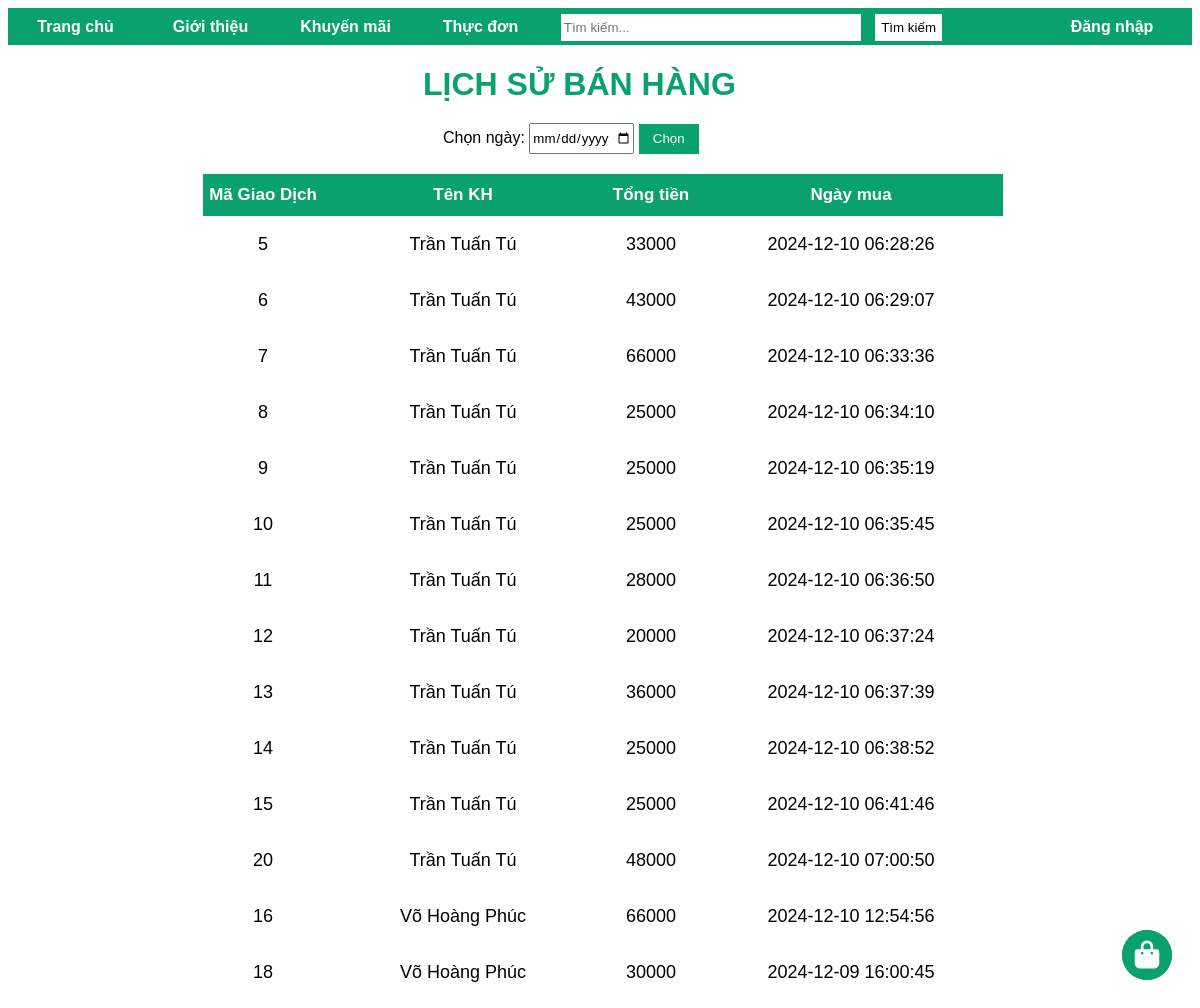
The page /page/lsubanhang.php on the database its author committed.
### tables this page shows
CREATE TABLE `lsbanhang` (
  `magd` int(11) NOT NULL,
  `makh` int(11) NOT NULL,
  `mahd` int(11) NOT NULL
);

CREATE TABLE `khachhang` (
  `makh` int(11) NOT NULL,
  `tenkh` varchar(40) NOT NULL,
  `diachi` varchar(40) NOT NULL,
  `sdt` varchar(20) NOT NULL
);

CREATE TABLE `hoadon` (
  `mahd` int(11) NOT NULL,
  `ngaymua` datetime NOT NULL,
  `tongtien` int(11) NOT NULL,
  `makh` int(11) NOT NULL
);

### page/lsubanhang.php (the view, shortened to what this page needs)
<?php
include("connect.php");
include("homechinh.php");
include("icon.php");
$filterDate = isset($_POST['filter_date']) ? $_POST['filter_date'] : '';
$sql = "
SELECT
    ls.magd AS magd,
    ls.makh AS makh,
    kh.tenkh AS tenkh,
    ls.mahd AS mahd,
    hd.tongtien AS tongtien,
    hd.ngaymua AS ngaymua
FROM
    lsbanhang ls
JOIN
    khachhang kh ON ls.makh = kh.makh
JOIN
    hoadon hd ON ls.mahd = hd.mahd
";
$result = $conn->query($sql);
?>
<!DOCTYPE html>
<html lang="vi">
<head>
    <link href="https://cdnjs.cloudflare.com/ajax/libs/font-awesome/6.0.0-beta3/css/all.min.css" rel="stylesheet">
</head>
<body>
    <div class="container2">
        <h1 style="color:rgb(9, 162, 111); margin-left:265px; margin-bottom: 0px;">LỊCH SỬ BÁN HÀNG</h1>
        <form method="POST" style="margin-bottom: 20px; margin-top: 20px; margin-left:285px;">
            <label for="filter_date">Chọn ngày:</label>
            <input style="height:27px; width:100px;" type="date" name="filter_date" id="filter_date" value="<?php echo htmlspecialchars($filterDate); ?>">
            <button type="submit" style="background-color:rgb(9, 162, 111); border:none; color:white; width:60px; height:30px;">Chọn</button>
        </form>
        <table width="800px">
            <tr>
                <th width="15%">Mã Giao Dịch</th>
                <th width="35%">Tên KH</th>
                <th width="12%">Tổng tiền</th>
                <th>Ngày mua</th>
            </tr>
            <?php
            if ($result && $result->num_rows > 0) {
                while ($row = $result->fetch_assoc()) {
                    echo "<tr>
                        <td>" . htmlspecialchars($row['magd']) . "</td>
                        <td>" . htmlspecialchars($row['tenkh']) . "</td>
                        <td>" . htmlspecialchars($row['tongtien']) . "</td>
                        <td>" . htmlspecialchars($row['ngaymua']) . "</td>
                    </tr>";
                }
            } else {
                echo "<tr><td colspan='4'>Không có dữ liệu</td></tr>";
            }
            ?>
        </table>
    </div>
</body>
</html>

### css/headerchinh2.css (style rules this page uses)
* { font-family: Helvetica; }
table { margin-top: 10px; border-spacing: 15px; margin-left: 45px; text-align: justify; }
th { text-align: left; font-size: 20px; }
td { font-size: 18px; text-align: left justify; line-height: 1.5; vertical-align: top; }

### page/lsubanhang.php (style rules this page uses)
body { overflow-y: auto; }
.container2 { height: 100%; margin-left: 150px; }
table { margin-top: 20px; }
table, th, td { border-collapse: collapse; }
th { height: 40px; background-color: rgb(9, 162, 111); color: white; font-size: 17px; text-align: center; }
td { height: 40px; text-align: center; padding-top: 15px; }

### rows shown on the page
lsbanhang: magd "5", makh.tenkh "Trần Tuấn Tú", mahd.tongtien "33000", mahd.ngaymua "2024-12-10 06:28:26"
lsbanhang: magd "6", makh.tenkh "Trần Tuấn Tú", mahd.tongtien "43000", mahd.ngaymua "2024-12-10 06:29:07"
lsbanhang: magd "7", makh.tenkh "Trần Tuấn Tú", mahd.tongtien "66000", mahd.ngaymua "2024-12-10 06:33:36"
lsbanhang: magd "8", makh.tenkh "Trần Tuấn Tú", mahd.tongtien "25000", mahd.ngaymua "2024-12-10 06:34:10"
lsbanhang: magd "9", makh.tenkh "Trần Tuấn Tú", mahd.tongtien "25000", mahd.ngaymua "2024-12-10 06:35:19"
lsbanhang: magd "10", makh.tenkh "Trần Tuấn Tú", mahd.tongtien "25000", mahd.ngaymua "2024-12-10 06:35:45"
lsbanhang: magd "11", makh.tenkh "Trần Tuấn Tú", mahd.tongtien "28000", mahd.ngaymua "2024-12-10 06:36:50"
lsbanhang: magd "12", makh.tenkh "Trần Tuấn Tú", mahd.tongtien "20000", mahd.ngaymua "2024-12-10 06:37:24"
lsbanhang: magd "13", makh.tenkh "Trần Tuấn Tú", mahd.tongtien "36000", mahd.ngaymua "2024-12-10 06:37:39"
lsbanhang: magd "14", makh.tenkh "Trần Tuấn Tú", mahd.tongtien "25000", mahd.ngaymua "2024-12-10 06:38:52"
lsbanhang: magd "15", makh.tenkh "Trần Tuấn Tú", mahd.tongtien "25000", mahd.ngaymua "2024-12-10 06:41:46"
lsbanhang: magd "20", makh.tenkh "Trần Tuấn Tú", mahd.tongtien "48000", mahd.ngaymua "2024-12-10 07:00:50"
lsbanhang: magd "16", makh.tenkh "Võ Hoàng Phúc", mahd.tongtien "66000", mahd.ngaymua "2024-12-10 12:54:56"
lsbanhang: magd "18", makh.tenkh "Võ Hoàng Phúc", mahd.tongtien "30000", mahd.ngaymua "2024-12-09 16:00:45"
